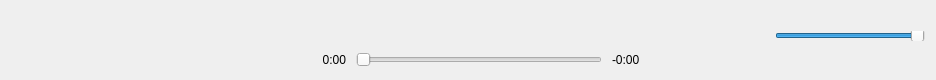
           <widget class="QWidget" name="mediaControls" native="true">
            <property name="minimumSize">
             <size>
              <width>0</width>
              <height>70</height>
             </size>
            </property>
            <property name="maximumSize">
             <size>
              <width>16777215</width>
              <height>80</height>
             </size>
            </property>
            <property name="styleSheet">
             <string notr="true"/>
            </property>
            <layout class="QHBoxLayout" name="horizontalLayout_5">
             <property name="spacing">
              <number>5</number>
             </property>
             <property name="topMargin">
              <number>3</number>
             </property>
             <property name="bottomMargin">
              <number>10</number>
             </property>
             <item>
              <layout class="QVBoxLayout" name="verticalLayout_6">
               <property name="spacing">
                <number>1</number>
               </property>
               <property name="leftMargin">
                <number>40</number>
               </property>
               <property name="rightMargin">
                <number>0</number>
               </property>
               <property name="bottomMargin">
                <number>20</number>
               </property>
               <item>
                <widget class="QLabel" name="playingInfo1">
                 <property name="minimumSize">
                  <size>
                   <width>250</width>
                   <height>0</height>
                  </size>
                 </property>
                 <property name="maximumSize">
                  <size>
                   <width>250</width>
                   <height>16777215</height>
                  </size>
                 </property>
                 <property name="text">
                  <string/>
                 </property>
                </widget>
               </item>
               <item>
                <widget class="QLabel" name="playingInfo2">
                 <property name="minimumSize">
                  <size>
                   <width>250</width>
                   <height>0</height>
                  </size>
                 </property>
                 <property name="maximumSize">
                  <size>
                   <width>250</width>
                   <height>16777215</height>
                  </size>
                 </property>
                 <property name="text">
                  <string/>
                 </property>
                </widget>
               </item>
              </layout>
             </item>
             <item>
              <layout class="QVBoxLayout" name="verticalLayout_4">
               <property name="spacing">
                <number>0</number>
               </property>
               <property name="leftMargin">
                <number>0</number>
               </property>
               <property name="topMargin">
                <number>0</number>
               </property>
               <property name="rightMargin">
                <number>0</number>
               </property>
               <property name="bottomMargin">
                <number>0</number>
               </property>
               <item>
                <layout class="QHBoxLayout" name="horizontalLayout_7">
                 <property name="topMargin">
                  <number>0</number>
                 </property>
                 <item>
                  <spacer name="horizontalSpacer_3">
                   <property name="orientation">
                    <enum>Qt::Horizontal</enum>
                   </property>
                   <property name="sizeHint" stdset="0">
                    <size>
                     <width>40</width>
                     <height>20</height>
                    </size>
                   </property>
                  </spacer>
                 </item>
                 <item>
                  <widget class="QPushButton" name="repeatBtn">
                   <property name="text">
                    <string/>
                   </property>
                   <property name="icon">
                    <iconset>
                     <normaloff>Resources/repeatOffIcon.png</normaloff>Resources/repeatOffIcon.png</iconset>
                   </property>
                   <property name="flat">
                    <bool>true</bool>
                   </property>
                  </widget>
                 </item>
                 <item>
                  <layout class="QHBoxLayout" name="horizontalLayout_8">
                   <property name="rightMargin">
                    <number>0</number>
                   </property>
                   <item>
                    <widget class="QPushButton" name="prevBtn">
                     <property name="minimumSize">
                      <size>
                       <width>62</width>
                       <height>50</height>
                      </size>
                     </property>
                     <property name="sizeIncrement">
                      <size>
                       <width>40</width>
                       <height>0</height>
                      </size>
                     </property>
                     <property name="text">
                      <string/>
                     </property>
                     <property name="icon">
                      <iconset>
                       <normaloff>Resources/prevIcon.png</normaloff>Resources/prevIcon.png</iconset>
                     </property>
                     <property name="iconSize">
                      <size>
                       <width>16</width>
                       <height>16</height>
                      </size>
                     </property>
                     <property name="flat">
                      <bool>true</bool>
                     </property>
                    </widget>
                   </item>
                   <item>
                    <layout class="QVBoxLayout" name="verticalLayout_5">
                     <property name="leftMargin">
                      <number>0</number>
                     </property>
                     <property name="bottomMargin">
                      <number>20</number>
                     </property>
                     <item>
                      <widget class="QPushButton" name="playBtn">
                       <property name="enabled">
                        <bool>true</bool>
                       </property>
                       <property name="minimumSize">
                        <size>
                         <width>62</width>
                         <height>50</height>
                        </size>
                       </property>
                       <property name="maximumSize">
                        <size>
                         <width>62</width>
                         <height>30</height>
                        </size>
                       </property>
                       <property name="text">
                        <string/>
                       </property>
                       <property name="icon">
                        <iconset>
                         <normaloff>Resources/playIcon.png</normaloff>Resources/playIcon.png</iconset>
                       </property>
                       <property name="iconSize">
                        <size>
                         <width>24</width>
                         <height>24</height>
                        </size>
                       </property>
                       <property name="flat">
                        <bool>true</bool>
                       </property>
                      </widget>
                     </item>
                    </layout>
                   </item>
                   <item>
                    <widget class="QPushButton" name="nextBtn">
                     <property name="minimumSize">
                      <size>
                       <width>62</width>
                       <height>50</height>
                      </size>
                     </property>
                     <property name="text">
                      <string/>
                     </property>
                     <property name="icon">
                      <iconset>
                       <normaloff>Resources/nextIcon.png</normaloff>Resources/nextIcon.png</iconset>
                     </property>
                     <property name="iconSize">
                      <size>
                       <width>16</width>
                       <height>16</height>
                      </size>
                     </property>
                     <property name="flat">
                      <bool>true</bool>
                     </property>
                    </widget>
                   </item>
                  </layout>
                 </item>
                 <item>
                  <widget class="QPushButton" name="shuffleBtn">
                   <property name="text">
                    <string/>
                   </property>
                   <property name="icon">
                    <iconset>
                     <normaloff>Resources/shuffleOffIcon.png</normaloff>Resources/shuffleOffIcon.png</iconset>
                   </property>
                   <property name="iconSize">
                    <size>
                     <width>16</width>
                     <height>16</height>
                    </size>
                   </property>
                   <property name="flat">
                    <bool>true</bool>
                   </property>
                  </widget>
                 </item>
                 <item>
                  <spacer name="horizontalSpacer_5">
                   <property name="orientation">
                    <enum>Qt::Horizontal</enum>
                   </property>
                   <property name="sizeHint" stdset="0">
                    <size>
                     <width>40</width>
                     <height>20</height>
                    </size>
                   </property>
                  </spacer>
                 </item>
                </layout>
               </item>
               <item>
                <layout class="QHBoxLayout" name="horizontalLayout_6">
                 <property name="spacing">
                  <number>10</number>
                 </property>
                 <property name="leftMargin">
                  <number>0</number>
                 </property>
                 <property name="rightMargin">
                  <number>0</number>
                 </property>
                 <property name="bottomMargin">
                  <number>0</number>
                 </property>
                 <item>
                  <widget class="QLabel" name="elapsedTimeLabel">
                   <property name="minimumSize">
                    <size>
                     <width>40</width>
                     <height>20</height>
                    </size>
                   </property>
                   <property name="text">
                    <string>0:00</string>
                   </property>
                   <property name="alignment">
                    <set>Qt::AlignRight|Qt::AlignTrailing|Qt::AlignVCenter</set>
                   </property>
                  </widget>
                 </item>
                 <item>
                  <widget class="SeekableSlider" name="playbackBar">
                   <property name="sizePolicy">
                    <sizepolicy hsizetype="Expanding" vsizetype="Fixed">
                     <horstretch>0</horstretch>
                     <verstretch>0</verstretch>
                    </sizepolicy>
                   </property>
                   <property name="minimumSize">
                    <size>
                     <width>1</width>
                     <height>10</height>
                    </size>
                   </property>
                   <property name="maximum">
                    <number>100000000</number>
                   </property>
                   <property name="pageStep">
                    <number>1</number>
                   </property>
                   <property name="value">
                    <number>0</number>
                   </property>
                   <property name="tracking">
                    <bool>true</bool>
                   </property>
                   <property name="orientation">
                    <enum>Qt::Horizontal</enum>
                   </property>
                   <property name="invertedControls">
                    <bool>false</bool>
                   </property>
                  </widget>
                 </item>
                 <item>
                  <widget class="QLabel" name="remainingTimeLabel">
                   <property name="minimumSize">
                    <size>
                     <width>40</width>
                     <height>20</height>
                    </size>
                   </property>
                   <property name="maximumSize">
                    <size>
                     <width>16777215</width>
                     <height>20</height>
                    </size>
                   </property>
                   <property name="text">
                    <string>-0:00</string>
                   </property>
                  </widget>
                 </item>
                </layout>
               </item>
              </layout>
             </item>
             <item>
              <spacer name="horizontalSpacer_4">
               <property name="orientation">
                <enum>Qt::Horizontal</enum>
               </property>
               <property name="sizeType">
                <enum>QSizePolicy::Minimum</enum>
               </property>
               <property name="sizeHint" stdset="0">
                <size>
                 <width>40</width>
                 <height>20</height>
                </size>
               </property>
              </spacer>
             </item>
             <item>
              <widget class="QPushButton" name="listenQueueBtn">
               <property name="text">
                <string/>
               </property>
               <property name="icon">
                <iconset>
                 <normaloff>Resources/iconmonstr-text-26-64.png</normaloff>Resources/iconmonstr-text-26-64.png</iconset>
               </property>
               <property name="iconSize">
                <size>
                 <width>20</width>
                 <height>20</height>
                </size>
               </property>
               <property name="flat">
                <bool>true</bool>
               </property>
              </widget>
             </item>
             <item>
              <widget class="QLabel" name="volIconLabel">
               <property name="minimumSize">
                <size>
                 <width>16</width>
                 <height>16</height>
                </size>
               </property>
               <property name="maximumSize">
                <size>
                 <width>16</width>
                 <height>16</height>
                </size>
               </property>
               <property name="text">
                <string/>
               </property>
               <property name="textFormat">
                <enum>Qt::RichText</enum>
               </property>
               <property name="pixmap">
                <pixmap>Resources/volIcon.png</pixmap>
               </property>
               <property name="scaledContents">
                <bool>true</bool>
               </property>
              </widget>
             </item>
             <item>
              <widget class="QLabel" name="label_7">
               <property name="text">
                <string/>
               </property>
               <property name="textFormat">
                <enum>Qt::RichText</enum>
               </property>
              </widget>
             </item>
             <item>
              <widget class="SeekableSlider" name="volumeSlider">
               <property name="minimumSize">
                <size>
                 <width>150</width>
                 <height>0</height>
                </size>
               </property>
               <property name="maximumSize">
                <size>
                 <width>150</width>
                 <height>10</height>
                </size>
               </property>
               <property name="styleSheet">
                <string notr="true">color:#5d605f</string>
               </property>
               <property name="maximum">
                <number>100</number>
               </property>
               <property name="value">
                <number>100</number>
               </property>
               <property name="orientation">
                <enum>Qt::Horizontal</enum>
               </property>
              </widget>
             </item>
            </layout>
           </widget>
